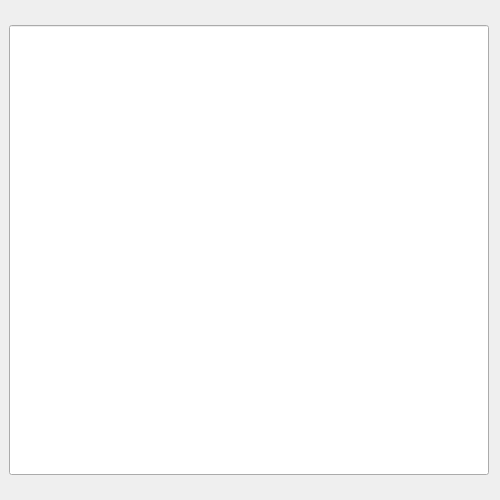
<?xml version="1.0" encoding="UTF-8"?>
<ui version="4.0">
 <class>MainWindow</class>
 <widget class="QMainWindow" name="MainWindow">
  <property name="geometry">
   <rect>
    <x>0</x>
    <y>0</y>
    <width>500</width>
    <height>500</height>
   </rect>
  </property>
  <property name="minimumSize">
   <size>
    <width>500</width>
    <height>500</height>
   </size>
  </property>
  <property name="maximumSize">
   <size>
    <width>500</width>
    <height>500</height>
   </size>
  </property>
  <property name="windowTitle">
   <string>LiveReport</string>
  </property>
  <widget class="QWidget" name="centralwidget">
   <layout class="QVBoxLayout" name="verticalLayout">
    <item>
     <widget class="QLineEdit" name="report_info">
      <property name="minimumSize">
       <size>
        <width>480</width>
        <height>440</height>
       </size>
      </property>
      <property name="maximumSize">
       <size>
        <width>450</width>
        <height>450</height>
       </size>
      </property>
      <property name="readOnly">
       <bool>true</bool>
      </property>
     </widget>
    </item>
   </layout>
  </widget>
 </widget>
 <resources/>
 <connections/>
</ui>
